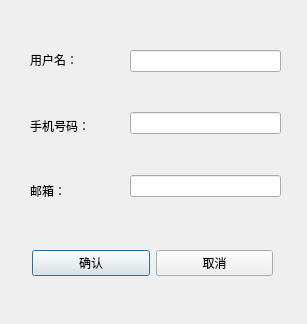
<?xml version="1.0" encoding="UTF-8"?>
<ui version="4.0">
 <class>CInfoDialog</class>
 <widget class="QDialog" name="CInfoDialog">
  <property name="geometry">
   <rect>
    <x>0</x>
    <y>0</y>
    <width>307</width>
    <height>324</height>
   </rect>
  </property>
  <property name="windowTitle">
   <string>CInfoDialog</string>
  </property>
  <widget class="QWidget" name="layoutWidget">
   <property name="geometry">
    <rect>
     <x>30</x>
     <y>30</y>
     <width>101</width>
     <height>191</height>
    </rect>
   </property>
   <layout class="QVBoxLayout" name="verticalLayout_2">
    <item>
     <widget class="QLabel" name="m_pLbUsername">
      <property name="text">
       <string>用户名：</string>
      </property>
     </widget>
    </item>
    <item>
     <widget class="QLabel" name="m_pLbNumber">
      <property name="text">
       <string>手机号码：</string>
      </property>
     </widget>
    </item>
    <item>
     <widget class="QLabel" name="m_pLbEmail">
      <property name="text">
       <string>邮箱：</string>
      </property>
     </widget>
    </item>
   </layout>
  </widget>
  <widget class="QWidget" name="layoutWidget">
   <property name="geometry">
    <rect>
     <x>130</x>
     <y>50</y>
     <width>151</width>
     <height>181</height>
    </rect>
   </property>
   <layout class="QVBoxLayout" name="verticalLayout">
    <item>
     <widget class="QLineEdit" name="m_pLeUsername"/>
    </item>
    <item>
     <widget class="QLabel" name="m_pLbTipsUsername">
      <property name="text">
       <string/>
      </property>
     </widget>
    </item>
    <item>
     <widget class="QLineEdit" name="m_pLeNumber"/>
    </item>
    <item>
     <widget class="QLabel" name="m_pLbTipsNumber">
      <property name="text">
       <string/>
      </property>
     </widget>
    </item>
    <item>
     <widget class="QLineEdit" name="m_pLeEmail"/>
    </item>
    <item>
     <widget class="QLabel" name="m_pLbTipsEmail">
      <property name="text">
       <string/>
      </property>
     </widget>
    </item>
   </layout>
  </widget>
  <widget class="QWidget" name="layoutWidget">
   <property name="geometry">
    <rect>
     <x>32</x>
     <y>248</y>
     <width>241</width>
     <height>31</height>
    </rect>
   </property>
   <layout class="QHBoxLayout" name="horizontalLayout">
    <item>
     <widget class="QPushButton" name="m_pBtnOk">
      <property name="text">
       <string>确认</string>
      </property>
     </widget>
    </item>
    <item>
     <widget class="QPushButton" name="m_pBtnCancel">
      <property name="text">
       <string>取消</string>
      </property>
     </widget>
    </item>
   </layout>
  </widget>
 </widget>
 <resources/>
 <connections/>
</ui>
